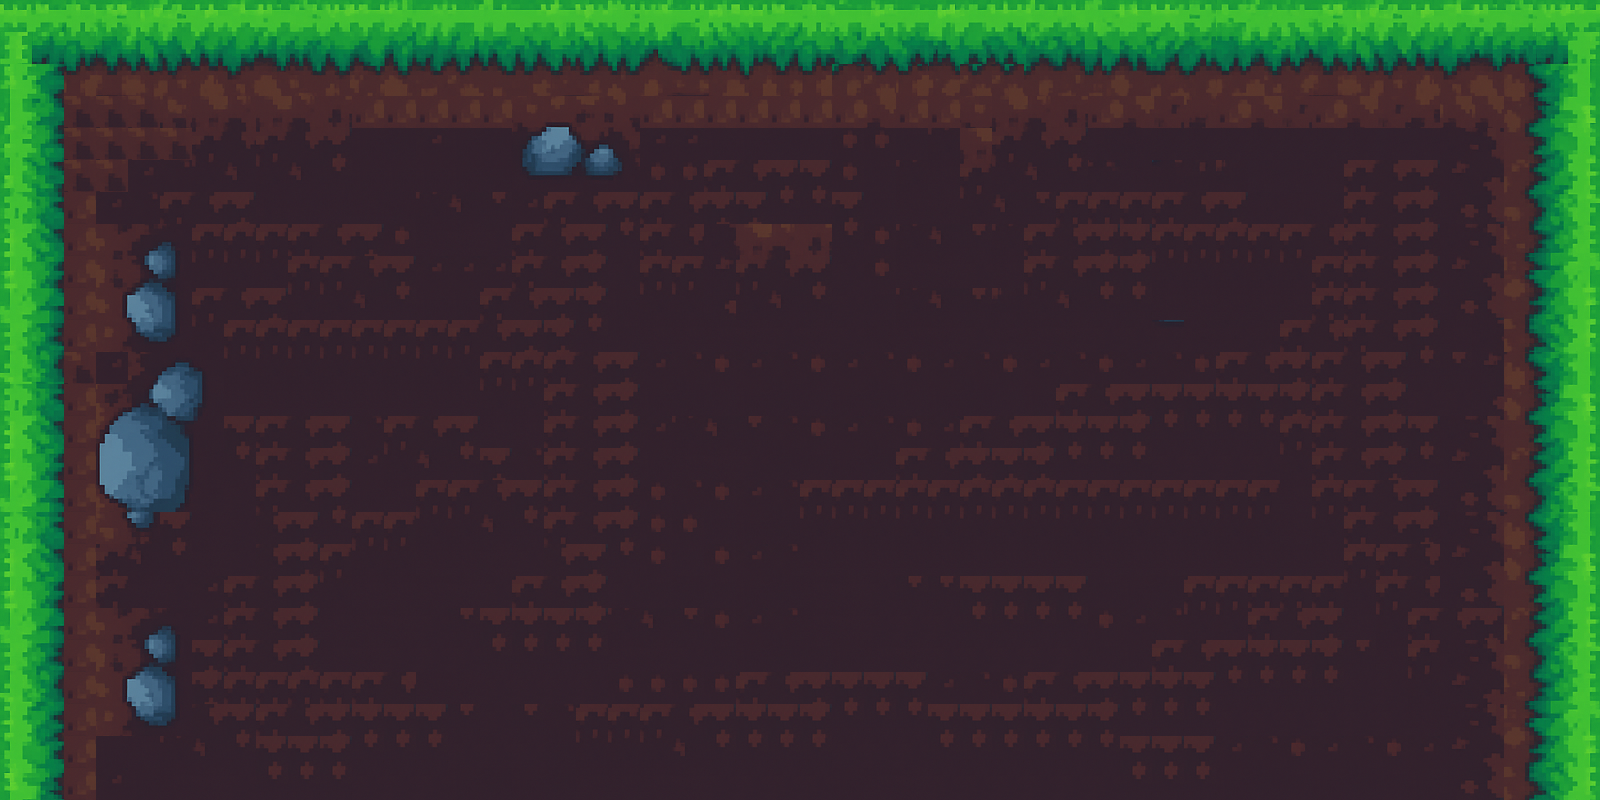

The image is a tile-based game level rendered from a .tmx file. Its description and complete source (layers, tilesets, objects, tile grids) follow:
An orthogonal 50x25 tile map with 32x32 px tiles, 1 tile layer (Tile Layer 1).

<map version="1.10" tiledversion="1.11.2" orientation="orthogonal" renderorder="right-down" width="50" height="25" tilewidth="32" tileheight="32" infinite="0" nextlayerid="2" nextobjectid="1">
 <tileset firstgid="1" name="Grassy Biome" tilewidth="32" tileheight="32" tilecount="1536" columns="48">
  <image source="../Images/Grassy Biome.png" width="1536" height="1024" />
 </tileset>
 <layer id="1" name="Tile Layer 1" width="50" height="25">
  <data encoding="csv">
1234,1235,1236,1214,1215,1216,1217,1218,1219,1220,1221,1222,1223,1224,1225,1226,1227,1228,1229,1230,1231,1232,1233,1234,1235,1236,1237,1238,1239,1240,1241,1242,1243,1244,1245,1246,1247,1248,1211,1212,1213,1214,1215,1216,1217,1218,1219,1220,1221,1222,
2684355794,1272,1284,1262,1263,1264,1265,1266,1267,1268,1269,1270,1271,1272,1273,1274,1275,1276,1277,1278,1279,1280,1281,1282,1283,1284,1285,1286,1287,1288,1289,1290,1291,1292,1293,1294,1295,1296,1259,1260,1261,1262,1263,1264,1265,1266,1267,1268,1272,2684355790,
1610613974,1610614022,1332,1310,1311,1312,1313,1314,1315,1316,1317,1318,1319,1320,1321,1322,1323,1324,1325,1326,1327,1328,1329,1330,1331,1332,1339,1321,1332,1336,1321,1321,1339,1340,1341,1342,1343,1344,1307,1308,1309,1310,1311,1312,1313,1314,1315,2684355895,2684355847,2684355799,
1610613973,1610614021,1379,1379,1379,1360,1369,1370,1369,1370,1371,1385,1385,1385,1385,1385,1365,1366,1367,1368,1385,1385,1385,1385,1385,1385,1385,1386,1385,1385,1365,1369,1370,1371,1385,1386,1387,1392,1385,1386,1387,1385,1386,1387,1361,1386,1386,2684355896,2684355848,2684355800,
1610613972,1610614020,1379,1379,1379,1379,1417,1418,1417,1418,1419,1524,1525,1476,1524,1525,1413,1414,1415,1416,1476,1476,1524,1524,1525,1526,1478,1478,1526,1465,1369,1417,1418,1419,1534,1535,1536,1536,1536,1536,1536,1536,1536,1532,1532,2684356025,2684355977,2684355897,2684355849,2684355801,
1610613971,1610614019,1379,1379,1476,1477,1465,1466,1465,1466,1467,1524,1524,1524,1524,1525,1461,1462,1463,1464,1478,1478,1417,1418,1419,1419,1478,1526,1465,1513,1417,1465,1466,1467,1485,1533,1487,1488,1451,1532,1532,1533,1417,1418,1419,2684356026,2684355978,2684355898,2684355850,2684355802,
1610613984,1610614032,1385,1476,1477,1417,1418,1419,1507,1508,1509,1510,1511,1465,1466,1467,1476,1417,1418,1419,1417,1418,1419,1419,1467,1467,1419,1526,1513,1514,1465,1466,1467,1417,1417,1417,1417,1418,1419,1500,1501,1502,1417,1418,1419,2684356027,2684355979,2684355899,2684355851,2684355803,
1610613983,1610614031,1385,1610614104,1610614152,1610614200,1417,1417,1417,1417,1418,1419,1478,1513,1514,1515,1417,1418,1419,1467,1417,1418,2684356025,1369,1370,1371,1467,1478,1465,1466,1467,1465,1417,1418,1419,1419,1417,1417,1417,1417,1417,1418,1417,1418,1419,2684356025,2684355977,2684355900,2684355852,2684355804,
1610613982,1610614030,1385,1610614103,1610614151,1610614199,1465,1465,1465,1417,1417,1418,1419,1476,1476,1476,1417,1418,1419,1515,1417,1417,2684356026,1417,1418,1419,1515,1478,1513,1514,1515,1513,1417,1418,1419,1419,1465,1465,1465,1465,1465,1417,1417,1418,1419,2684356026,2684355978,2684355901,2684355853,2684355805,
1610613981,1610614029,1385,1610614102,1610614150,1610614198,1417,1418,1419,1465,1465,1466,1467,1524,1524,1417,1418,1419,1419,1524,1465,1465,2684356027,1465,1466,1467,1515,1526,1465,1466,1467,1451,1465,1466,1467,1467,1513,1513,1513,1513,1513,1417,1417,1418,1419,2684356027,2684355979,2684355902,2684355854,2684355806,
1610613980,1610614028,1385,1610614101,1610614149,1610614197,1465,1417,1417,1417,1417,1417,1417,1417,1417,1418,1419,1419,1467,1526,1513,1513,1513,1514,1515,1514,1515,1512,1513,1514,1515,1499,1513,1514,1515,1515,1504,1499,1500,1501,1417,1418,1417,1418,1419,1513,2684356025,2684355903,2684355855,2684355807,
1610613979,1610614027,1379,1476,1610614163,1610614211,1610614259,1465,1465,1465,1465,1465,1465,1465,1465,1417,1417,1417,1418,1419,1476,1477,1478,1476,1477,1478,1476,1477,1478,1476,1477,1478,1476,1477,1478,1476,1477,1478,1417,1418,1419,1417,1418,1419,1467,1467,2684356026,2684355895,2684355847,2684355799,
1610613984,1610614032,1385,1610614114,1610614162,1610614210,1610614258,1513,1513,1513,1513,1513,1513,1513,1513,1465,1465,1417,1418,1419,1524,1525,1526,1524,1525,1526,1524,1525,1526,1524,1525,1526,1524,1417,1418,1419,1419,1419,1419,1419,1419,1417,1418,1419,1515,1515,2684356027,2684355896,2684355848,2684355800,
1610613983,1610614031,1385,1610614113,1610614161,1610614209,1610614257,1419,1417,1418,1419,1477,1417,1418,1419,1513,1513,1417,1418,1419,1476,1465,1466,1467,1477,1478,1476,1477,1478,1476,1417,1418,1419,1419,1419,1419,1467,1467,1467,1467,1417,1417,1418,1419,1419,2684356025,2684355977,2684355897,2684355849,2684355801,
1610613982,1610614030,1385,1610614112,1610614160,1610614208,1610614256,1467,1417,1418,1419,1476,1465,1466,1467,1419,1477,1417,1418,1419,1524,1513,1514,1515,1525,1526,1524,1525,1417,1418,1419,1419,1419,1467,1467,1467,1515,1515,1515,1515,1465,1417,1418,1419,1467,2684356026,2684355978,2684355898,2684355850,2684355802,
1610613981,1610614029,1385,1610614111,1610614159,1610614207,1610614255,1515,1417,1418,1419,1524,1513,1417,1417,1418,1419,1417,1418,1419,1478,1477,1478,1476,1477,1417,1417,1417,1417,1417,1417,1417,1417,1417,1417,1417,1417,1417,1417,1417,1513,1417,1417,1418,1419,2684356027,2684355979,2684355899,2684355851,2684355803,
1610613984,1610614032,1385,1610614116,1610614164,1419,1514,1515,1418,1419,1467,1417,1417,1465,1465,1466,1467,1417,1418,1419,1478,1478,1526,1524,1525,1465,1465,1465,1465,1465,1465,1465,1465,1465,1465,1465,1465,1465,1465,1465,1513,1465,1417,1418,1419,2684356025,2684355977,2684355895,2684355847,2684355799,
1610613983,1610614031,1385,1417,1466,1467,1514,1515,1418,1419,1417,1465,1465,1513,1513,1514,1515,1418,1419,1467,1478,1526,1478,1476,1477,1513,1513,1513,1513,1513,1513,1513,1513,1513,1513,1513,1513,1513,1513,1513,1513,1513,1417,1417,1418,2684356026,2684355978,2684355896,2684355848,2684355800,
1610613982,1610614030,1385,1417,1514,1515,1476,1417,1418,1419,1465,1513,1513,1513,1514,1515,1417,1418,1419,1515,1526,1525,1526,1524,1525,1513,1514,1515,1467,1467,1419,1419,1419,1419,1526,1524,1525,1417,1417,1417,1417,1417,1465,1417,1418,2684356027,2684355979,2684355897,2684355849,2684355801,
1610613981,1610614029,1385,1610614104,1610614152,1610614200,1476,1417,1418,1419,1513,1513,1514,1515,1467,1419,1419,1419,1419,1465,1466,1467,1478,1476,1477,1513,1514,1515,1515,1515,1467,1467,1467,1467,1478,1476,1477,1465,1465,1417,1418,1419,1513,1465,1417,1418,1419,2684355898,2684355850,2684355802,
1610613980,1610614028,1385,1610614103,1610614151,1610614199,1419,1417,1418,1419,1513,1514,1515,1515,1515,1467,1467,1467,1467,1513,1514,1515,1526,1524,1525,1526,1524,1513,1514,1515,1515,1515,1515,1515,1526,1524,1417,1418,1419,1419,1419,1419,1467,1513,1417,2684356025,2684355977,2684355899,2684355851,2684355803,
1610613979,1610614027,1385,1610614102,1610614150,1610614198,1419,1417,1417,1417,1417,1417,1418,1513,1514,1515,1515,1515,1515,1478,1478,1478,1478,1417,1418,1419,1419,1419,1419,1476,1477,1478,1417,1418,1419,1419,1419,1419,1467,1467,1467,1467,1515,1515,1465,2684356026,2684355978,2684355900,2684355852,2684355804,
1610613978,1610614026,1385,1610614101,1610614149,1610614197,1418,1419,1417,1418,1419,1419,1419,1419,1467,1515,1467,1477,1417,1417,1417,1418,1419,1419,1419,1419,1467,1467,1467,1419,1419,1419,1419,1419,1419,1467,1467,1467,1515,1515,1515,1515,1515,1515,1513,2684356025,2684355977,2684355901,2684355853,2684355805,
1610613977,1610614025,1385,1524,1513,1465,1466,1467,1419,1419,1419,1467,1467,1467,1515,1515,1515,1525,1465,1465,1465,1466,1467,1467,1467,1467,1515,1515,1515,1467,1467,1467,1467,1467,1467,1419,1419,1419,1476,1477,1478,1476,1477,1478,1476,2684356026,2684355978,2684355902,2684355854,2684355806,
1610613976,1610614024,1385,1476,1524,1513,1514,1515,1467,1467,1467,1515,1515,1515,1524,1525,1524,1525,1513,1513,1513,1514,1515,1515,1515,1515,1524,1513,1514,1515,1515,1515,1515,1515,1515,1467,1467,1467,1524,1525,1526,1524,1525,1526,1524,2684356027,2684355979,2684355903,2684355855,2684355807
</data>
 </layer>
</map>